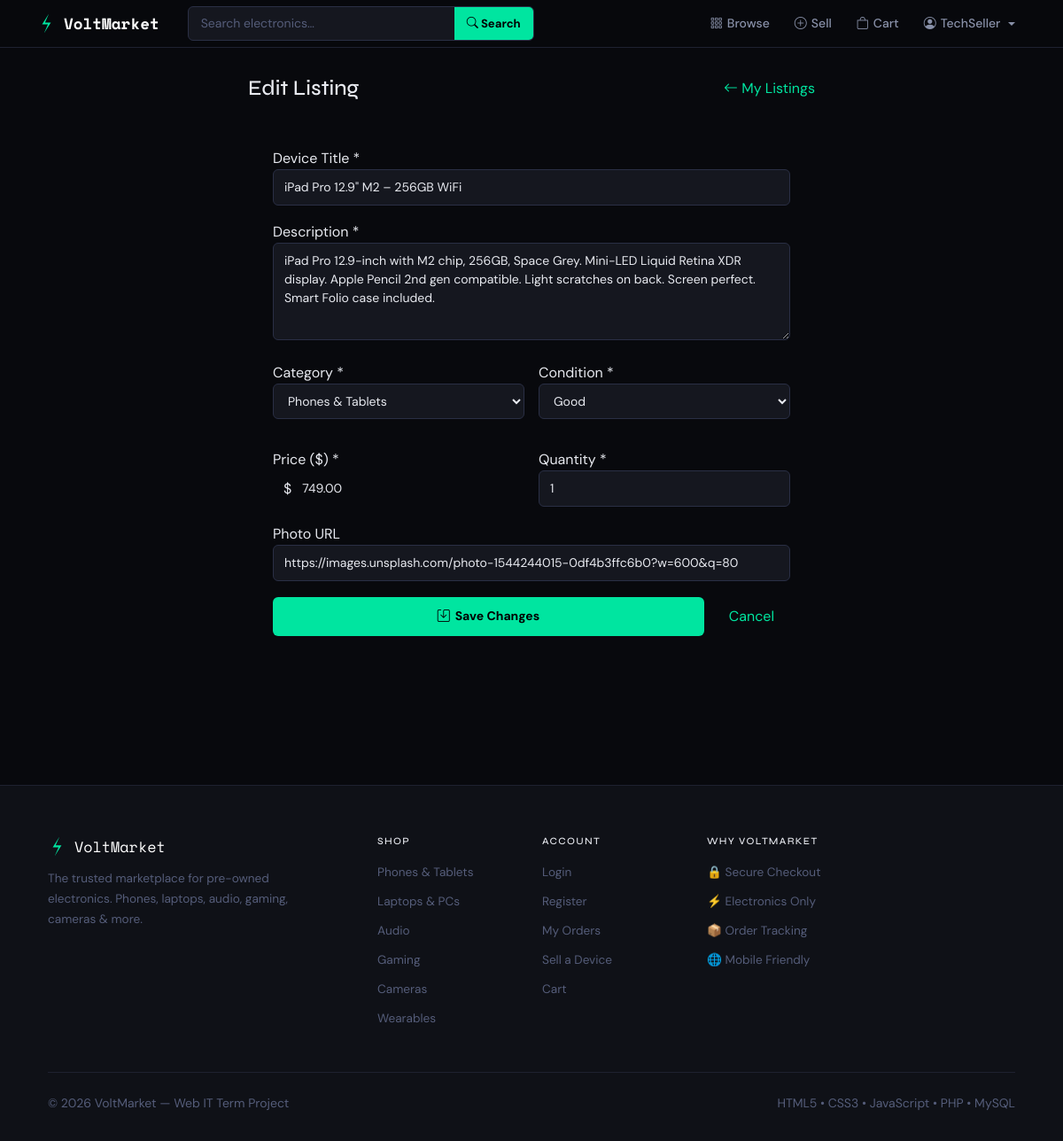
Screenshot of /edit_listing.php?id=3 (signed in) with the database file from the repository.
### tables this page shows
CREATE TABLE IF NOT EXISTS products (
  id INT AUTO_INCREMENT PRIMARY KEY, name VARCHAR(200) NOT NULL, description TEXT,
  price DECIMAL(10,2) NOT NULL, image_url VARCHAR(500) DEFAULT NULL,
  category VARCHAR(80) NOT NULL, `condition` VARCHAR(50) NOT NULL DEFAULT 'Good',
  stock INT NOT NULL DEFAULT 1, seller_id INT NOT NULL, created_at TIMESTAMP NOT NULL DEFAULT CURRENT_TIMESTAMP,
  FOREIGN KEY (seller_id) REFERENCES users(id) ON DELETE CASCADE
);

### edit_listing.php (the view, shortened to what this page needs)
<?php
require_once __DIR__ . '/includes/db.php';
$id=filter_input(INPUT_GET,'id',FILTER_VALIDATE_INT);
$stmt=$pdo->prepare("SELECT * FROM products WHERE id=?"); $stmt->execute([$id]); $product=$stmt->fetch();
$categories=['Phones & Tablets','Laptops & PCs','Audio','Gaming','Cameras','Wearables','Components & Parts'];
$conditions=['Like New','Good','Fair','For Parts'];
require_once __DIR__ . '/includes/header.php';
?>
<div style="max-width:640px;margin:0 auto;">
  <div style="display:flex;justify-content:space-between;align-items:center;margin-bottom:24px;">
    <h1 style="font-size:1.5rem;margin:0;">Edit Listing</h1>
    <a href="<?= BASE_URL ?>/sell.php" class="btn-outline btn-sm"><i class="bi bi-arrow-left"></i> My Listings</a>
  </div>
  <div style="background:var(--card);border:1px solid var(--border);border-radius:var(--radius-lg);padding:28px;">
    <form method="POST" class="vm-form" novalidate>
      <div class="vm-form-group"><label class="vm-sidebar-lbl">Device Title *</label><input type="text" name="name" class="vm-input" required minlength="2" value="<?= htmlspecialchars($product['name']) ?>"></div>
      <div class="vm-form-group"><label class="vm-sidebar-lbl">Description *</label><textarea name="description" class="vm-input" style="min-height:110px;" required><?= htmlspecialchars($product['description']) ?></textarea></div>
      <div style="display:grid;grid-template-columns:1fr 1fr;gap:16px;">
        <div class="vm-form-group"><label class="vm-sidebar-lbl">Category *</label>
          <select name="category" class="vm-input" required><?php foreach($categories as $c): ?><option value="<?= $c ?>" <?= $product['category']===$c?'selected':'' ?>><?= $c ?></option><?php endforeach; ?></select>
        </div>
        <div class="vm-form-group"><label class="vm-sidebar-lbl">Condition *</label>
          <select name="condition" class="vm-input" required><?php foreach($conditions as $c): ?><option value="<?= $c ?>" <?= $product['condition']===$c?'selected':'' ?>><?= $c ?></option><?php endforeach; ?></select>
        </div>
        <div class="vm-form-group"><label class="vm-sidebar-lbl">Price ($) *</label>
          <div style="display:flex;background:var(--bg3);border:1px solid var(--border2);border-radius:var(--radius);overflow:hidden;">
            <span style="padding:9px 12px;color:var(--text3);font-family:var(--mono);">$</span>
            <input type="number" name="price" style="flex:1;background:transparent;border:none;outline:none;color:var(--text);padding:9px 12px 9px 0;font-family:var(--sans);font-size:.875rem;" step="0.01" min="0.01" required value="<?= htmlspecialchars($product['price']) ?>">
          </div>
        </div>
        <div class="vm-form-group"><label class="vm-sidebar-lbl">Quantity *</label><input type="number" name="stock" class="vm-input" min="0" required value="<?= htmlspecialchars($product['stock']) ?>"></div>
      </div>
      <div class="vm-form-group"><label class="vm-sidebar-lbl">Photo URL</label><input type="url" name="image_url" class="vm-input" value="<?= htmlspecialchars($product['image_url']??'') ?>"></div>
      <div style="display:flex;gap:10px;margin-top:4px;">
        <button type="submit" class="btn-volt" style="flex:1;justify-content:center;padding:11px;"><i class="bi bi-save"></i> Save Changes</button>
        <a href="<?= BASE_URL ?>/sell.php" class="btn-outline" style="padding:10px 18px;">Cancel</a>
      </div>
    </form>
  </div>
</div>
<?php require_once __DIR__ . '/includes/footer.php'; ?>

### includes/header.php (style rules this page uses)
:root { --vm-bg: #08090d; --vm-bg2: #0f1117; --vm-bg3: #15171f; --vm-card: #13151e; --vm-border: #1e2130; --vm-border2: #2a2f45; --vm-accent: #00e5a0; --vm-orange: #ff5f2e; --vm-blue: #3d8bff; --vm-text: #e8eaf0; --vm-text2: #8890a8; --vm-text3: #555d7a; --vm-mono: 'Space Mono', monospace; --vm-sans: 'DM Sans', sans-serif; --vm-display: 'Syne', sans-serif; --vm-radius: 6px; --vm-radius-lg: 12px; --vm-glow: 0 0 24px rgba(0,229,160,.14); --vm-shadow: 0 4px 24px rgba(0,0,0,.5); }
*, *::before, *::after { box-sizing: border-box; }
html { scroll-behavior: smooth; }
body { background: var(--vm-bg) !important; color: var(--vm-text) !important; font-family: var(--vm-sans) !important; min-height: 100vh; }
h1,h2,h3,h4,h5,h6 { font-family: var(--vm-display) !important; color: var(--vm-text) !important; }
a { color: var(--vm-accent); text-decoration: none; transition: color .2s; }
.btn-volt { display: inline-flex; align-items: center; gap: 6px; background: var(--vm-accent); color: #000 !important; font-weight: 700; padding: 10px 20px; border-radius: var(--vm-radius); font-size: .875rem; border: none; cursor: pointer; transition: background .2s, transform .1s; text-decoration: none !important; }
.vm-input { background: var(--vm-bg3) !important; border: 1px solid var(--vm-border2) !important; color: var(--vm-text) !important; border-radius: var(--vm-radius) !important; padding: 9px 12px !important; font-family: var(--vm-sans) !important; font-size: .875rem !important; width: 100%; transition: border-color .2s, box-shadow .2s; outline: none; }
.vm-input::placeholder { color: var(--vm-text3) !important; }
select.vm-input option { background: var(--vm-bg2); color: var(--vm-text); }
textarea.vm-input { min-height: 90px; resize: vertical; }
.vm-form-group { margin-bottom: 18px; }

### rows the page displays
products: name "iPad Pro 12.9\" M2 – 256GB WiFi", description "iPad Pro 12.9-inch with M2 chip, 256GB, Space Grey. Mini-LED Liquid Retina XDR display. Apple Pencil 2nd gen compatible. Light scratches on back. Screen perfect. Smart Folio case included.", category "Phones & Tablets", condition "Good", price "749.00", stock "1", image_url "https://images.unsplash.com/photo-1544244015-0df4b3ffc6b0?w=600&q=80"

### other values shown
getCurrentUserName() "TechSeller"
